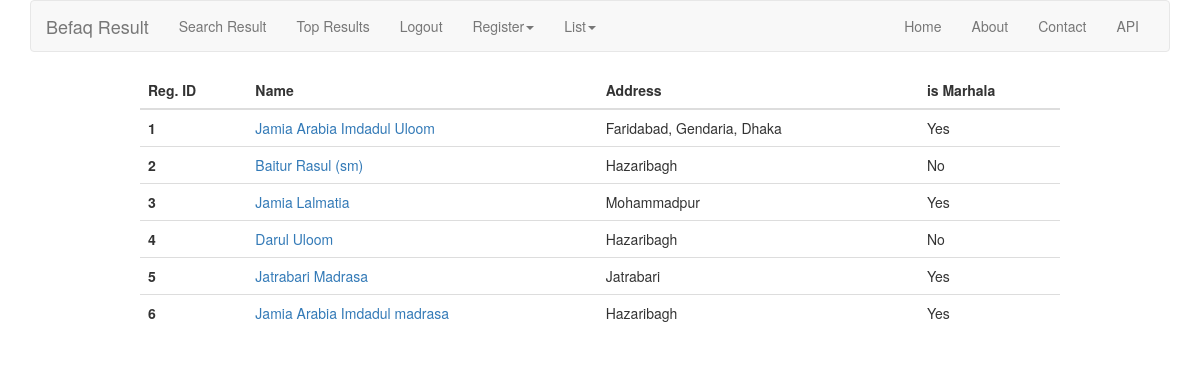
The page /madrasa/list (signed in) on the database its author committed.
### madrasa/models.py (models this page shows, shortened)
class Madrasa(models.Model):
    name      = models.CharField(max_length=127, unique=True)
    address   = models.CharField(max_length=255, blank=True)
    is_markaz = models.BooleanField(default=False)

### madrasa/views.py (the view)
# urls.py: url(r'list', MadrasaList.as_view(), name='madrasa_list'),
class MadrasaList(LoginRequiredMixin, ListView):
    model = Madrasa
    template_name = 'madrasa/madrasa_list.html'

### madrasa/templates/madrasa/madrasa_list.html
{% extends 'base.html' %}
{% block content %}
    <div class="col-md-10 col-md-offset-1">
        <div class="table-responsive">
            <table class="table table-hover table-white">
                <thead>
                <tr>
                    <th scope="col">Reg. ID</th>
                    <th scope="col">Name</th>
                    <th scope="col">Address</th>
                    <th scope="col">is Marhala</th>
                </tr>
                </thead>
                <tbody>
                {% for madrasa in madrasa_list %}
                    <tr>
                        <th scope="row">{{ madrasa.id }}</th>
                        <td><a href="{% url 'madrasa:madrasa_detail' pk=madrasa.pk %}">
                            {{ madrasa.name }}
                        </a></td>
                        <td>{{ madrasa.address }}</td>
                        <td>
                            {% if madrasa.is_markaz %}
                                Yes
                            {% else %}
                                No
                            {% endif %}
                        </td>
                    </tr>
                {% empty %}
                    <p>No Madrasa Registered yet.</p>
                {% endfor %}
            </table>
        </div>
    </div>
{% endblock %}

### rows shown on the page
Madrasa: id "1", name "Jamia Arabia Imdadul Uloom", address "Faridabad, Gendaria, Dhaka", is_markaz "Yes"
Madrasa: id "2", name "Baitur Rasul (sm)", address "Hazaribagh", is_markaz "No"
Madrasa: id "3", name "Jamia Lalmatia", address "Mohammadpur", is_markaz "Yes"
Madrasa: id "4", name "Darul Uloom", address "Hazaribagh", is_markaz "No"
Madrasa: id "5", name "Jatrabari Madrasa", address "Jatrabari", is_markaz "Yes"
Madrasa: id "6", name "Jamia Arabia Imdadul madrasa", address "Hazaribagh", is_markaz "Yes"
